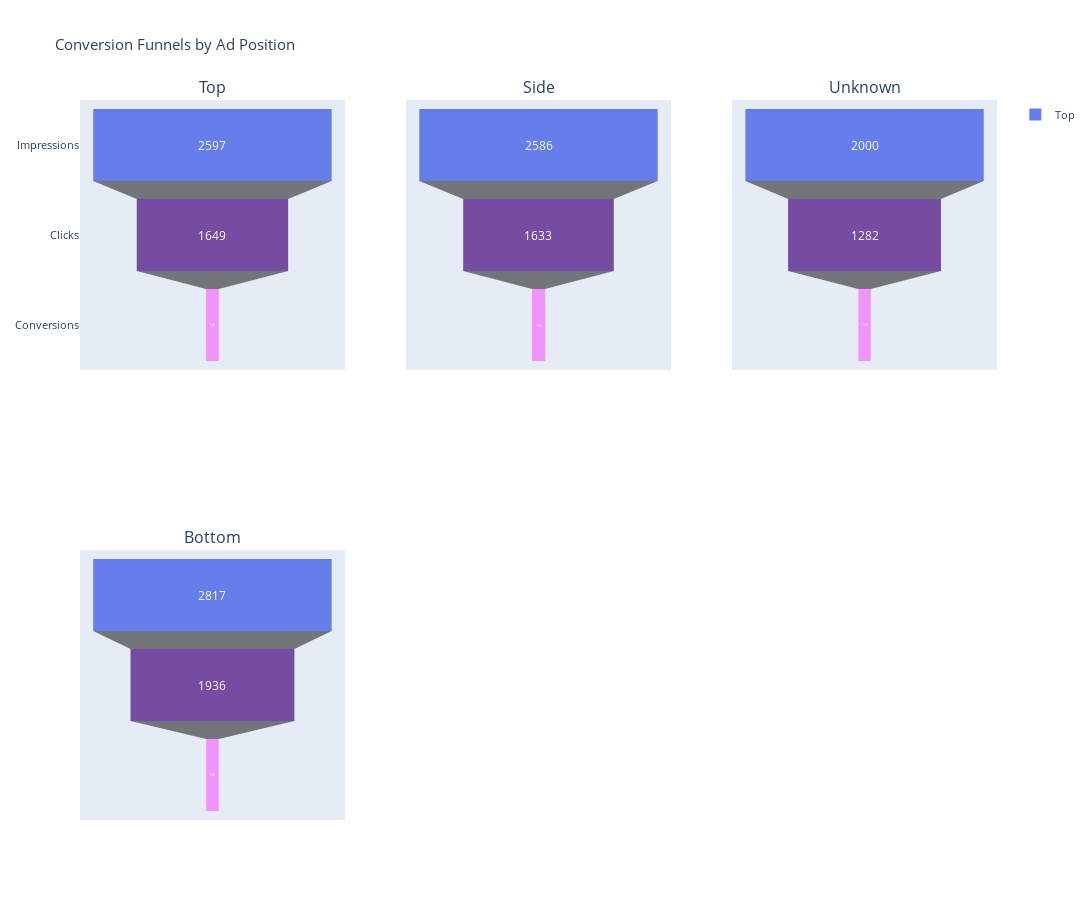

This figure's notebook cell:
### Code cell
def create_funnel_plot(data, feature_name, output_filename):
    """
    Create optimized funnel plot for any categorical feature
    
    Parameters:
    -----------
    data : DataFrame
        Input data with 'click' and 'conversion' columns
    feature_name : str
        Column name of categorical feature (e.g., 'time_of_day', 'device_type', 'gender')
    output_filename : str
        Path to save PNG file (e.g., 'plots/04_funnel_time.png')
    """
    from plotly.subplots import make_subplots
    import plotly.graph_objects as go
    
    categories = data[feature_name].unique()
    
    # Determine grid layout
    num_cats = len(categories)
    if num_cats <= 3:
        rows, cols = 1, num_cats
    elif num_cats <= 6:
        rows, cols = 2, 3
    else:
        rows, cols = (num_cats + 2) // 3, 3
    
    fig = make_subplots(
        rows=rows, 
        cols=cols, 
        subplot_titles=categories,
        specs=[[{'type': 'funnel'} for _ in range(cols)] for _ in range(rows)]
    )
    
    colors = ['#667eea', '#764ba2', '#f093fb']
    labels = ['Impressions', 'Clicks', 'Conversions']
    
    for idx, category in enumerate(categories):
        cat_data = data[data[feature_name] == category]
        impressions = len(cat_data)
        clicks = cat_data['click'].sum()
        conversions = cat_data['conversion'].sum()
        
        row = idx // cols + 1
        col = idx % cols + 1
        
        show_legend = idx == 0
        
        fig.add_trace(
            go.Funnel(
                y=labels,  # Always show labels for structure
                x=[impressions, clicks, conversions],
                marker=dict(color=colors),
                textposition='inside',
                textinfo='value',
                textfont=dict(size=12, color='white'),
                name=str(category),
                showlegend=show_legend,
                hovertemplate='<b>%{y}</b><br>Value: %{x:,.0f}<extra></extra>'
            ),
            row=row, col=col
        )
    
    # Hide y-axis labels for all but first funnel
    for i in range(num_cats):
        if i > 0:
            fig.update_yaxes(visible=False, row=(i // cols + 1), col=(i % cols + 1))
    
    height = 600 if rows == 1 else (900 if rows == 2 else 1200)
    width = 1700 if cols >= 3 else (800 if cols == 1 else 1200)
    
    fig.update_layout(
        title_text=f'Conversion Funnels by {feature_name.replace("_", " ").title()}',
        height=height,
        width=width,
        showlegend=True,
        font=dict(size=11)
    )
    
    fig.write_image(output_filename, width=width, height=height)
    print(f'✓ Saved: {output_filename}')
    return fig


# USAGE - Call function for different features
create_funnel_plot(data, 'time_of_day', 'plots/04_funnel_time.png')
create_funnel_plot(data, 'device_type', 'plots/01_funnel_device.png')
create_funnel_plot(data, 'browsing_history', 'plots/02_funnel_history.png')
create_funnel_plot(data, 'gender', 'plots/05_funne_gender.png')
create_funnel_plot(data, 'ad_position', 'plots/06_funnel_position.png')

### Figure 1 — Plotly figure (JSON) as saved in the notebook; plotly's stock layout.template omitted (floating-point values rounded to 4 significant figures)
{"data": [{"hovertemplate": "<b>%{y}</b><br>Value: %{x:,.0f}<extra></extra>", "marker": {"color": ["#667eea", "#764ba2", "#f093fb"]}, "name": "Top", "showlegend": true, "textfont": {"color": "white", "size": 12}, "textinfo": "value", "textposition": "inside", "type": "funnel", "x": [2597, 1649, 138], "xaxis": "x", "y": ["Impressions", "Clicks", "Conversions"], "yaxis": "y"}, {"hovertemplate": "<b>%{y}</b><br>Value: %{x:,.0f}<extra></extra>", "marker": {"color": ["#667eea", "#764ba2", "#f093fb"]}, "name": "Side", "showlegend": false, "textfont": {"color": "white", "size": 12}, "textinfo": "value", "textposition": "inside", "type": "funnel", "x": [2586, 1633, 141], "xaxis": "x2", "y": ["Impressions", "Clicks", "Conversions"], "yaxis": "y2"}, {"hovertemplate": "<b>%{y}</b><br>Value: %{x:,.0f}<extra></extra>", "marker": {"color": ["#667eea", "#764ba2", "#f093fb"]}, "name": "Unknown", "showlegend": false, "textfont": {"color": "white", "size": 12}, "textinfo": "value", "textposition": "inside", "type": "funnel", "x": [2000, 1282, 104], "xaxis": "x3", "y": ["Impressions", "Clicks", "Conversions"], "yaxis": "y3"}, {"hovertemplate": "<b>%{y}</b><br>Value: %{x:,.0f}<extra></extra>", "marker": {"color": ["#667eea", "#764ba2", "#f093fb"]}, "name": "Bottom", "showlegend": false, "textfont": {"color": "white", "size": 12}, "textinfo": "value", "textposition": "inside", "type": "funnel", "x": [2817, 1936, 148], "xaxis": "x4", "y": ["Impressions", "Clicks", "Conversions"], "yaxis": "y4"}], "layout": {"annotations": [{"font": {"size": 16}, "showarrow": false, "text": "Top", "x": 0.1444, "xanchor": "center", "xref": "paper", "y": 1, "yanchor": "bottom", "yref": "paper"}, {"font": {"size": 16}, "showarrow": false, "text": "Side", "x": 0.5, "xanchor": "center", "xref": "paper", "y": 1, "yanchor": "bottom", "yref": "paper"}, {"font": {"size": 16}, "showarrow": false, "text": "Unknown", "x": 0.8556, "xanchor": "center", "xref": "paper", "y": 1, "yanchor": "bottom", "yref": "paper"}, {"font": {"size": 16}, "showarrow": false, "text": "Bottom", "x": 0.1444, "xanchor": "center", "xref": "paper", "y": 0.375, "yanchor": "bottom", "yref": "paper"}], "font": {"size": 11}, "height": 900, "showlegend": true, "title": {"text": "Conversion Funnels by Ad Position"}, "width": 1700, "xaxis": {"anchor": "y", "domain": [0, 0.2889]}, "xaxis2": {"anchor": "y2", "domain": [0.3556, 0.6444]}, "xaxis3": {"anchor": "y3", "domain": [0.7111, 1]}, "xaxis4": {"anchor": "y4", "domain": [0, 0.2889]}, "xaxis5": {"anchor": "y5", "domain": [0.3556, 0.6444]}, "xaxis6": {"anchor": "y6", "domain": [0.7111, 1]}, "yaxis": {"anchor": "x", "domain": [0.625, 1]}, "yaxis2": {"anchor": "x2", "domain": [0.625, 1], "visible": false}, "yaxis3": {"anchor": "x3", "domain": [0.625, 1], "visible": false}, "yaxis4": {"anchor": "x4", "domain": [0, 0.375], "visible": false}, "yaxis5": {"anchor": "x5", "domain": [0, 0.375]}, "yaxis6": {"anchor": "x6", "domain": [0, 0.375]}}}
